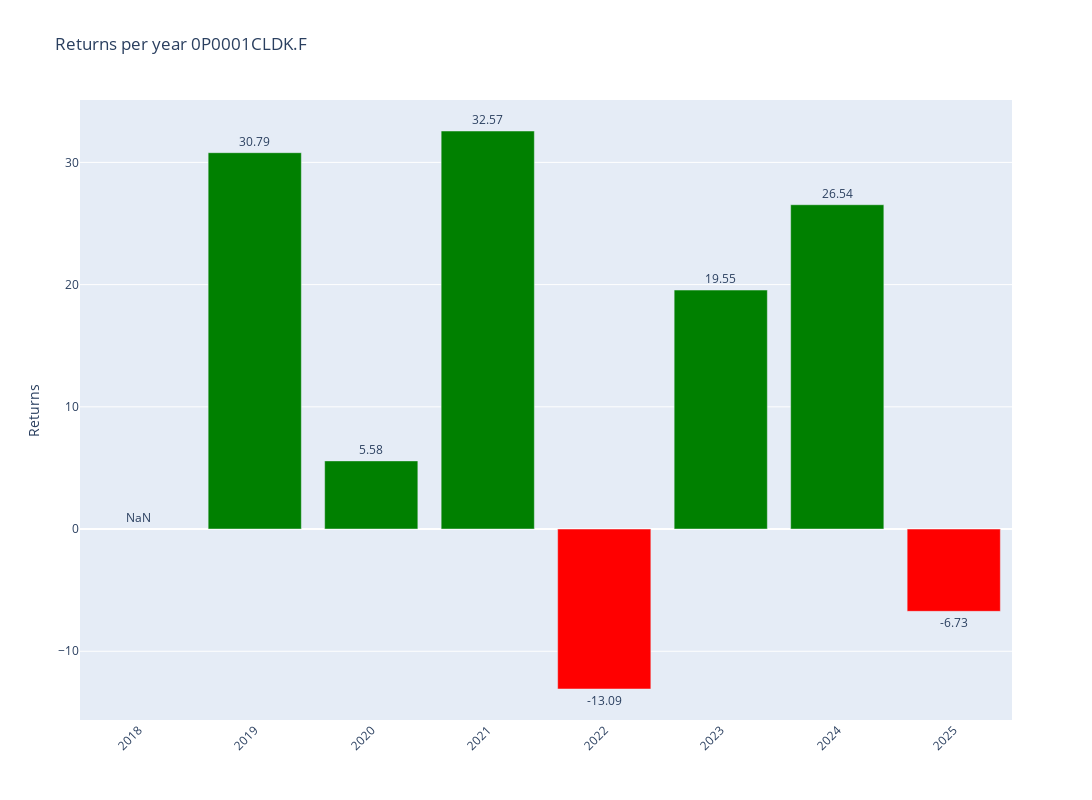

Notebook code cell kept with this figure:
### Code cell
# Plotly
fig = make_subplots()

# Add colors
colors = ['green' if x >= 0 else 'red' for x in annual_data['Return']]

# Graph (1,1)
fig.add_trace(go.Bar(y=annual_data['Return'],x=annual_data['Return'].index,text=round(annual_data['Return'],2),textposition='outside',marker_color=colors,hoverinfo='skip'),row=1,col=1)

# Update xaxis properties
fig.update_yaxes(title_text="Returns", row=1, col=1)

fig.update_layout(xaxis=dict(tickvals=annual_data.index,tickangle=-45),height=800, width=1300,title=f"Returns per year {ticker}")

fig.show()

### Figure 1 — Plotly figure (JSON) as saved in the notebook; plotly's stock layout.template omitted (floating-point values rounded to 4 significant figures)
{"data": [{"hoverinfo": "skip", "marker": {"color": ["red", "green", "green", "green", "red", "green", "green", "red"]}, "text": [NaN, 30.79, 5.58, 32.57, -13.09, 19.55, 26.54, -6.73], "textposition": "outside", "type": "bar", "x": [2018, 2019, 2020, 2021, 2022, 2023, 2024, 2025], "xaxis": "x", "y": [NaN, 30.79, 5.577, 32.57, -13.09, 19.55, 26.54, -6.733], "yaxis": "y"}], "layout": {"height": 800, "title": {"text": "Returns per year 0P0001CLDK.F"}, "width": 1300, "xaxis": {"anchor": "y", "domain": [0, 1], "tickangle": -45, "tickvals": [2018, 2019, 2020, 2021, 2022, 2023, 2024, 2025]}, "yaxis": {"anchor": "x", "domain": [0, 1], "title": {"text": "Returns"}}}}
